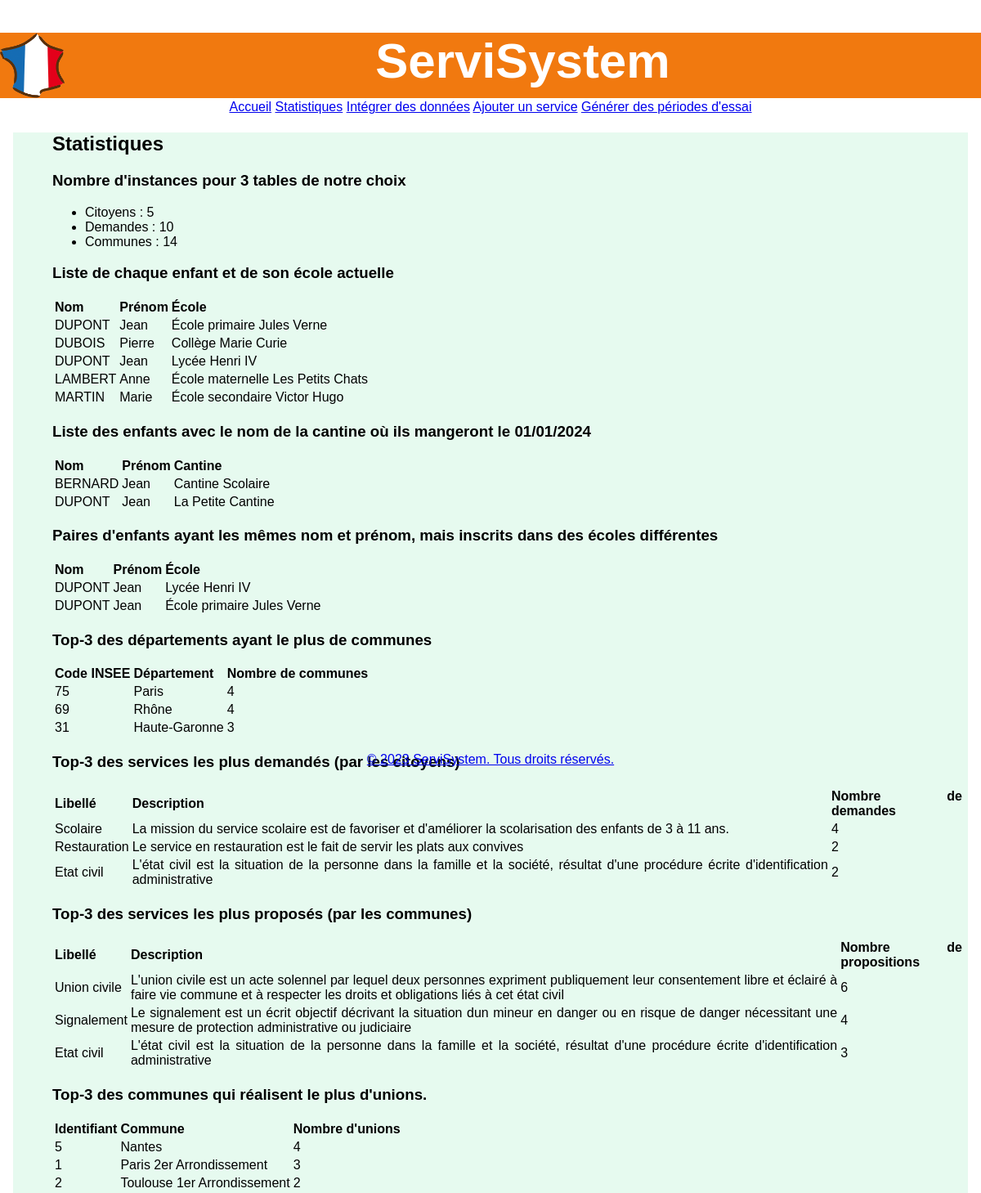
/index.php?page=statistiques, run on the app's committed database.
### tables this page shows
CREATE TABLE Inscrit(
	idInscrit INT AUTO_INCREMENT,
   nom VARCHAR(50),
   prénom VARCHAR(50),
   classe VARCHAR(50),
   premiereInscription BOOLEAN ,
   idLieu INT NOT NULL,
   PRIMARY KEY(idInscrit),
   FOREIGN KEY(nom, prénom) REFERENCES Enfant(nom, prénom),
   FOREIGN KEY(idLieu) REFERENCES École(idLieu)
)DEFAULT CHARSET=utf8;

CREATE TABLE Manger(
   nom VARCHAR(50),
   prénom VARCHAR(50),
   périodeDonnée DATE,
   nbJoursAbsence INT,
   dateC DATE NOT NULL,
   PRIMARY KEY(nom, prénom),
   FOREIGN KEY(nom, prénom) REFERENCES Enfant(nom, prénom),
   FOREIGN KEY(dateC) REFERENCES Période(dateC)
)DEFAULT CHARSET=utf8;

CREATE TABLE Enfant(
   nom VARCHAR(50),
   prénom VARCHAR(50),
   nom_C VARCHAR(50),
   adresse VARCHAR(100),
   FOREIGN KEY(nom_C, adresse) REFERENCES Cantine(nom, adresse),
   PRIMARY KEY(nom, prénom)
)DEFAULT CHARSET=utf8;

CREATE TABLE Commune(
   idCommune INT AUTO_INCREMENT ,
   codePostal INT,
   nom VARCHAR(50),
   coordonnées TEXT(100),
   codeINSEE_3 INT(100),
   adresseMairie TEXT(100),
    codeINSEE_2 INT,
   PRIMARY KEY(idCommune),
   FOREIGN KEY(codeINSEE_2) REFERENCES Département(codeINSEE_2)
)DEFAULT CHARSET=utf8;

### inc/includes.php (called while the page is built, shortened)
<?php
$nomSite = "ServiSystem";
$styleCSS = "css/style.css";
?>

### modele/modele.php (called while the page is built, shortened)
<?php
function countInstances($connexion, $nomTable) {
	$requete = "SELECT COUNT(*) AS nb FROM $nomTable";
	$res = mysqli_query($connexion, $requete);
	if($res != FALSE) {
		$row = mysqli_fetch_assoc($res);
		return $row['nb'];
	}
	return -1;
}
function getChildsAndSchool($connexion) {
	$requete = "SELECT I.nom, I.prénom, Ec.nom école FROM Inscrit I RIGHT OUTER JOIN École Ec ON I.idLieu= Ec.idLieu";
	$res = mysqli_query($connexion, $requete);
	$liste = mysqli_fetch_all($res, MYSQLI_ASSOC);
	return $liste;
}
function getChildsAndCanteen($connexion, $date) {
	$requete = "SELECT M.nom, M.prénom, E.nom_C cantine FROM `Manger` M NATURAL JOIN `Enfant` E WHERE dateC = '" . formatDate($date) . "'";
	$res = mysqli_query($connexion, $requete);
	$instances = mysqli_fetch_all($res, MYSQLI_ASSOC);
	return $instances;
}
function getHomonymsAndSchool($connexion) {
	$requete = "SELECT I1.nom, I1.prénom , E.nom école FROM Inscrit I1 INNER JOIN Inscrit I2 INNER JOIN École E ON I1.nom = I2.nom AND I1.prénom = I2.prénom AND I1.idLieu != I2.idLieu WHERE I1.idLieu = E.idLieu";
	$res = mysqli_query($connexion, $requete);
	$instances = mysqli_fetch_all($res, MYSQLI_ASSOC);
	return $instances;
}
function getTop3Departments($connexion) {
	$requete = "SELECT D.codeINSEE_2 codeINSEE, D.nom nomDépartement, COUNT(C.idCommune) nbCommunes FROM Département D LEFT JOIN Commune C ON D.codeINSEE_2 = C.codeINSEE_2 GROUP BY D.codeINSEE_2, D.nom ORDER BY nbCommunes DESC LIMIT 3";
	$res = mysqli_query($connexion, $requete);
	$instances = mysqli_fetch_all($res, MYSQLI_ASSOC);
	return $instances;
}
function getTop3RequestedServices($connexion) {
	$requete = "SELECT D.libellé, S.description, COUNT(E.idDemande) nbDemandes FROM Demande D JOIN Effectuer E ON D.idDemande = E.idDemande NATURAL JOIN Service S GROUP BY D.libellé ORDER BY nbDemandes DESC LIMIT 3";
	$res = mysqli_query($connexion, $requete);
	$instances = mysqli_fetch_all($res, MYSQLI_ASSOC);
	return $instances;
}
function getTop3OfferedServices($connexion) {
	$requete = "SELECT P.libellé,S.description, COUNT(P.idCommune) AS nbServices FROM Proposer P NATURAL JOIN  Service S WHERE P.libellé= S.libellé GROUP BY P.libellé ORDER BY nbServices DESC LIMIT 3";
	$res = mysqli_query($connexion, $requete);
	$instances = mysqli_fetch_all($res, MYSQLI_ASSOC);
	return $instances;
}
function getTop3Municipalities($connexion) {
	$requete = "SELECT C.idCommune, C.nom commune, COUNT(UC.idDemande) AS nbUnions FROM Commune C JOIN Proposer P ON C.idCommune = P.idCommune JOIN Service S ON P.libellé = S.libellé JOIN Demande D ON S.libellé = D.libellé JOIN Union_civile UC ON D.idDemande = UC.idDemande GROUP BY C.idCommune, C.nom ORDER BY nbUnions DESC LIMIT 3 ";
	$res = mysqli_query($connexion, $requete);
	$instances = mysqli_fetch_all($res, MYSQLI_ASSOC);
	return $instances;
}
function formatDate($date) {
	$year = $date->format('Y');
	$month = $date->format('m');
	$day = $date->format('d');
	return "$year-$month-$day";
}
?>

### controleurs/controleurStatistiques.php (called while the page is built, shortened)
<?php
    $nbCitoyens = countInstances($connexion, "Citoyen");
    $nbDemandes = countInstances($connexion, "Demande");
    $nbCommunes = countInstances($connexion, "Commune");
    $listeEnfantsEcole = getChildsAndSchool($connexion);
    $listeEnfantsCantine = getChildsAndCanteen($connexion, new DateTime('2024-01-01'));
    $listeHomonymesEcole = getHomonymsAndSchool($connexion);
    $topDepartements = getTop3Departments($connexion);
    $topRequestedServices = getTop3RequestedServices($connexion);
    $topOfferedServices = getTop3OfferedServices($connexion);
    $topMunicipalities = getTop3Municipalities($connexion);
?>

### vues/vueStatistiques.php (the view)
<h2>Statistiques</h2>
<h3>Nombre d'instances pour 3 tables de notre choix</h3>
<ul>
    <li>Citoyens : <?= $nbCitoyens ?></li>
    <li>Demandes : <?= $nbDemandes ?></li>
    <li>Communes : <?= $nbCommunes ?></li>
</ul>
<h3>Liste de chaque enfant et de son école actuelle</h3>
<div class="tableau">
    <table>
        <tr>
            <th>Nom</th>
            <th>Prénom</th>
            <th>École</th>
        </tr>
        <?php foreach($listeEnfantsEcole as $enfant) { ?>
            <tr>
                <td><?= strtoupper($enfant['nom']) ?></td>
                <td><?= $enfant['prénom'] ?></td>
                <td><?= $enfant['école'] ?></td>
            </tr>
        <?php } ?>
    </table>
</div>
<h3>Liste des enfants avec le nom de la cantine où ils mangeront le 01/01/2024</h3>
<div class="tableau">
    <table>
        <tr>
            <th>Nom</th>
            <th>Prénom</th>
            <th>Cantine</th>
        </tr>
        <?php foreach($listeEnfantsCantine as $enfant) { ?>
            <tr>
                <td><?= strtoupper($enfant['nom']) ?></td>
                <td><?= $enfant['prénom'] ?></td>
                <td><?= $enfant['cantine'] ?></td>
            </tr>
        <?php } ?>
    </table>
</div>
<h3>Paires d'enfants ayant les mêmes nom et prénom, mais inscrits dans des écoles différentes</h3>
<div class="tableau">
    <table>
        <tr>
            <th>Nom</th>
            <th>Prénom</th>
            <th>École</th>
        </tr>
        <?php foreach($listeHomonymesEcole as $enfant) { ?>
            <tr>
                <td><?= strtoupper($enfant['nom']) ?></td>
                <td><?= $enfant['prénom'] ?></td>
                <td><?= $enfant['école'] ?></td>
            </tr>
        <?php } ?>
    </table>
</div>
<h3>Top-3 des départements ayant le plus de communes</h3>
<div class="tableau">
    <table>
        <tr>
            <th>Code INSEE</th>
            <th>Département</th>
            <th>Nombre de communes<th>
        </tr>
        <?php foreach($topDepartements as $department) { ?>
            <tr>
                <td><?= $department['codeINSEE'] ?></td>
                <td><?= $department['nomDépartement'] ?></td>
                <td><?= $department['nbCommunes'] ?></td>
            </tr>
        <?php } ?>
    </table>
</div>
<h3>Top-3 des services les plus demandés (par les citoyens)</h3>
<div class="tableau">
    <table>
        <tr>
            <th>Libellé</th>
            <th>Description</th>
            <th>Nombre de demandes<th>
        </tr>
        <?php foreach($topRequestedServices as $service) { ?>
            <tr>
                <td><?= $service['libellé'] ?></td>
                <td><?= $service['description'] ?></td>
                <td><?= $service['nbDemandes'] ?></td>
            </tr>
        <?php } ?>
    </table>
</div>
<h3>Top-3 des services les plus proposés (par les communes)</h3>
<div class="tableau">
    <table>
        <tr>
            <th>Libellé</th>
            <th>Description</th>
            <th>Nombre de propositions<th>
        </tr>
        <?php foreach($topOfferedServices as $service) { ?>
            <tr>
                <td><?= $service['libellé'] ?></td>
                <td><?= $service['description'] ?></td>
                <td><?= $service['nbServices'] ?></td>
            </tr>
        <?php } ?>
    </table>
</div>
<h3>Top-3 des communes qui réalisent le plus d'unions.</h3>
<div class="tableau">
    <table>
        <tr>
            <th>Identifiant</th>
            <th>Commune</th>
            <th>Nombre d'unions<th>
        </tr>
        <?php foreach($topMunicipalities as $municipality) { ?>
            <tr>
                <td><?= $municipality['idCommune'] ?></td>
                <td><?= $municipality['commune'] ?></td>
                <td><?= $municipality['nbUnions'] ?></td>
            </tr>
        <?php } ?>
    </table>
</div>

### index.php (shortened to what this page needs)
<?php
require('inc/routes.php');
require('inc/includes.php');
require_once('modele/modele.php');
?>
<!DOCTYPE html>
<html>
<head>
    <link href="<?= $styleCSS ?>" rel="stylesheet" media="all" type="text/css">
</head>
<body>
    <?php include($pathHeader); ?>
    <div id="divCentral">
		<?php include($pathMenu); ?>
		<main>
		<?php
		$controleur = $controleurAccueil;
		$vue = $vueAccueil;
		if(isset($_GET['page'])) {
			$nomPage = $_GET['page'];
			if(isset($routes[$nomPage])) {
				$controleur = $routes[$nomPage]['controleur'];
				$vue = $routes[$nomPage]['vue'];
			}
		}
		include('controleurs/' . $controleur . '.php');
		include('vues/' . $vue . '.php');
		?>
		</main>
	</div>
    <?php include($pathFooter); ?>
</body>
</html>

### static/header.php
<header>
    <a href="index.php">
	    <img id="logo" src="img/logo.png">
    </a>
	<h1><?= $nomSite ?></h1>
</header>

### static/menu.php
<nav>
	<a href="index.php">Accueil</a>
	<a href="index.php?page=statistiques">Statistiques</a>
	<a href="index.php?page=afficher">Intégrer des données</a>
	<a href="index.php?page=ajouter">Ajouter un service</a>
	<a href="index.php?page=afficher">Générer des périodes d'essai</a>
</nav>

### static/footer.php
<footer>
	<span><a href="https://perso.liris.cnrs.fr/fabien.duchateau/bdw" target="_blank" alt="Page BDW1">© <?php print date("Y"); ?> <?= $nomSite ?>. Tous droits réservés.</a></span>
</footer>

### css/style.css (style rules this page uses)
body { font-family: Helvetica, sans-serif; text-align: center; -webkit-font-smoothing: antialiased; justify-content: center; align-items: center; height: 100vh; margin: 0; }
header { font-size: 30px; color: white; text-align: center; box-sizing: border-box; }
#logo { height: 100%; width: auto; float: left; }
header { background-color: #f1790f; text-align: center; height: 10vh; }
#divCentral { justify-content: space-between; align-items: stretch; margin: auto; box-sizing: border-box; height: 100%; }
nav { padding: 2px 16px; }
main { padding-left: 3em; flex : 10; padding-left: 3em; background-color: #E6FAEF; text-align: justify; margin: 1em; }
footer { display: flex; justify-content: space-around; }

### data on the page
inscrit: nom "DUPONT", prénom "Jean", idLieu.nom "École primaire Jules Verne"
inscrit: nom "DUBOIS", prénom "Pierre", idLieu.nom "Collège Marie Curie"
inscrit: nom "DUPONT", prénom "Jean", idLieu.nom "Lycée Henri IV"
inscrit: nom "LAMBERT", prénom "Anne", idLieu.nom "École maternelle Les Petits Chats"
inscrit: nom "MARTIN", prénom "Marie", idLieu.nom "École secondaire Victor Hugo"
manger: nom "BERNARD", prénom "Jean", enfant.nom_C "Cantine Scolaire"
manger: nom "DUPONT", prénom "Jean", enfant.nom_C "La Petite Cantine"
département: codeINSEE_2 "75", nom "Paris", nbCommunes "4"
département: codeINSEE_2 "69", nom "Rhône", nbCommunes "4"
département: codeINSEE_2 "31", nom "Haute-Garonne", nbCommunes "3"
commune: idCommune "5", nom "Nantes", nbUnions "4"
commune: idCommune "1", nom "Paris 2er Arrondissement", nbUnions "3"
commune: idCommune "2", nom "Toulouse 1er Arrondissement", nbUnions "2"

### other printed values
$nomSite "ServiSystem"
$nbCitoyens "5"
$nbDemandes "10"
$nbCommunes "14"
$service['libellé'] "Scolaire"
$service['description'] "La mission du service scolaire est de favoriser et d'améliorer la scolarisation des enfants de 3 à 11 ans."
$service['nbDemandes'] "4"
$service['libellé'] "Restauration"
$service['description'] "Le service en restauration est le fait de servir les plats aux convives"
$service['nbDemandes'] "2"
$service['libellé'] "Etat civil"
$service['description'] "L'état civil est la situation de la personne dans la famille et la société, résultat d'une procédure écrite d'identification administrative"
$service['libellé'] "Union civile"
$service['nbServices'] "6"
$service['libellé'] "Signalement"
